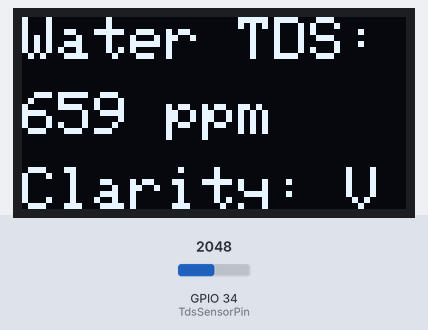
This sketch was run on a simulated ESP32. On the bench: 128×64 one-colour display. The inputs (shaded band) are chosen by the test bench; at power-on: GPIO 34 (TdsSensorPin) = 2048. What the sketch prints to the serial monitor is not drawn.

Above: at 1.8 s.
1.9 s: GPIO 34 (TdsSensorPin) set to 1228
At 4.2 s:
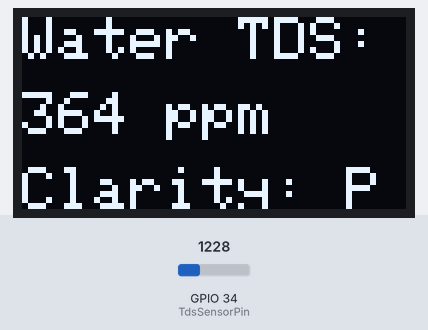
4.6 s: GPIO 34 (TdsSensorPin) set to 491
At 6.9 s:
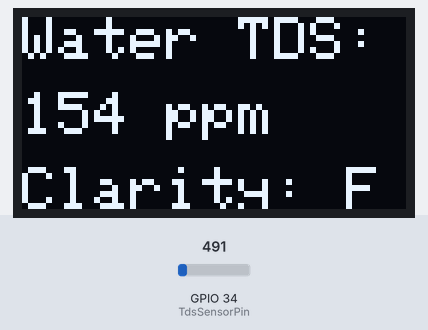
7.7 s: GPIO 34 (TdsSensorPin) set to 260
At 9.6 s:
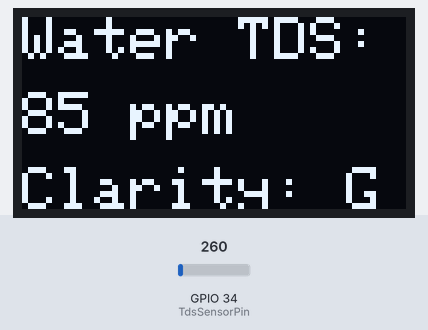
10.7 s: GPIO 34 (TdsSensorPin) set to 110
At 13.6 s:
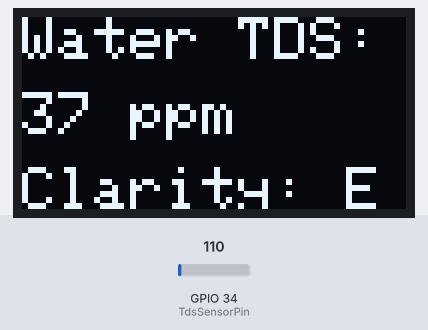
Timing chart, 0 to 14.8 s (numbered marks = the images above; inputs shaded):
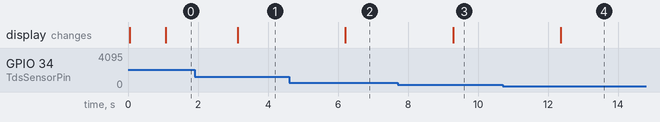

Measured:
- after the input at 1.9 s, the display: changes after 1.2 s (image 1)
- after the input at 4.6 s, the display: changes after 1.6 s (image 2)
- after the input at 7.7 s, the display: changes after 1.6 s (image 3)
- after the input at 10.7 s, the display: changes after 1.7 s (image 4)

The sketch:

PureDrop.ino
```cpp
#include <Wire.h>
#include <Adafruit_GFX.h>
#include <Adafruit_SSD1306.h>
#include "GravityTDS.h"

// TDS Sensor
#define TdsSensorPin 34
GravityTDS gravityTds;
float temperature = 25;
float tdsValue = 0;

// OLED Display
#define SCREEN_WIDTH 128
#define SCREEN_HEIGHT 64
#define OLED_RESET    -1
Adafruit_SSD1306 display(SCREEN_WIDTH, SCREEN_HEIGHT, &Wire, OLED_RESET);

// FreeRTOS task handles
TaskHandle_t TdsTaskHandle;
TaskHandle_t OledTaskHandle;

// Convert TDS to water clarity
String getWaterClarity(float tds) {
  if (tds < 50) return "Excellent";
  else if (tds < 150) return "Good";
  else if (tds < 300) return "Fair";
  else if (tds < 500) return "Poor";
  else return "Very Poor";
}

// TDS Reading Task
void TdsTask(void *pvParameters) {
  for (;;) {
    gravityTds.setTemperature(temperature);  // temperature compensation
    gravityTds.update();
    tdsValue = gravityTds.getTdsValue();
    vTaskDelay(pdMS_TO_TICKS(1000)); // 1 second
  }
}

// OLED Display Task
void OledTask(void *pvParameters) {
  for (;;) {
    String clarity = getWaterClarity(tdsValue);

    display.clearDisplay();
    display.setCursor(0,0);
    display.setTextSize(2);
    display.setTextColor(SSD1306_WHITE);
    display.println("Water TDS:");
    display.setCursor(0, 25);
    display.println(String(tdsValue,0) + " ppm");
    display.setCursor(0, 50);
    display.println("Clarity: " + clarity);
    display.display();

    // Serial output
    Serial.print("TDS: "); Serial.print(tdsValue,0); Serial.print(" ppm, ");
    Serial.println("Clarity: " + clarity);

    vTaskDelay(pdMS_TO_TICKS(1000)); // 1 second
  }
}

void setup() {
  Serial.begin(115200);

  // Initialize TDS
  gravityTds.setPin(TdsSensorPin);
  gravityTds.setAref(3.3);
  gravityTds.setAdcRange(4096);  // ESP32 12-bit ADC
  gravityTds.begin();

  // Initialize OLED
  if(!display.begin(SSD1306_SWITCHCAPVCC, 0x3C)) {
    Serial.println(F("SSD1306 allocation failed"));
    for(;;);
  }
  display.clearDisplay();

  // Create FreeRTOS tasks
  xTaskCreate(TdsTask, "TDS Task", 2048, NULL, 1, &TdsTaskHandle);
  xTaskCreate(OledTask, "OLED Task", 4096, NULL, 1, &OledTaskHandle);
}

void loop() {
  // Empty: FreeRTOS tasks handle everything
}
```
